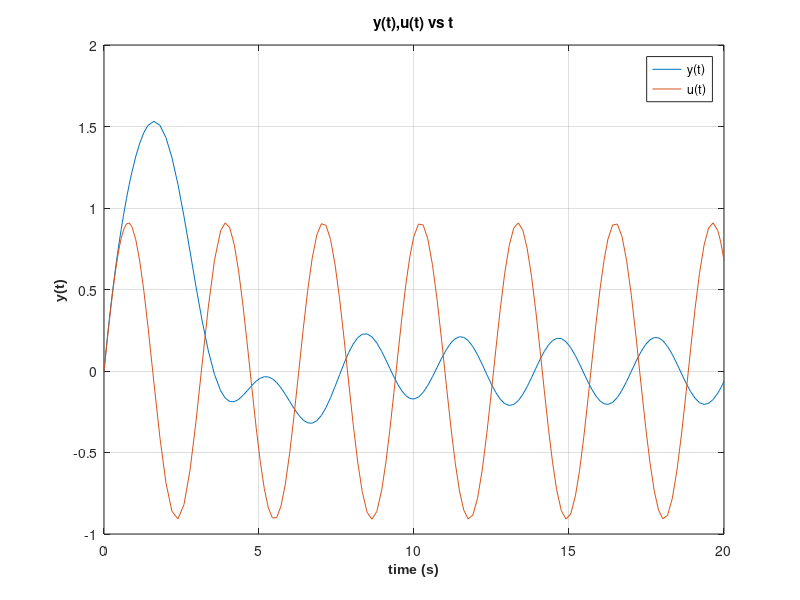

This figure's MATLAB source:
close all
clear all
clc
y0=[0 2]; %initial condition
tspan=[0 20]; %time in seconds
%The given constants are:
omega=10/11;%in rad/s
sigma=0.5;
A=10/11;
%assume y=y(1)
% equation 1: dy(1)=y(2)
%equation 2: dy(2) = -2*sigma*omega*y(2)-omega*omega*y(1)+omega*omega*u;
odefun=@(t,y) [y(2) %1st ode
-2*sigma*omega*y(2)-omega*omega*y(1)+omega*omega*A*sin(2*t)]; %2nd ode
%solving the differential equation using ode45 subroutine
[t,y]=ode45(odefun,tspan,y0);
u=A*sin(2*t);
plot(t,y(:,1),t,u);
title('y(t),u(t) vs t');
xlabel('time (s)','FontSize', 10,'FontName','Arial','FontWeight','bold');
ylabel('y(t)','FontSize', 10,'FontName','Arial','FontWeight','bold');
legend('y(t)','u(t)')
grid on